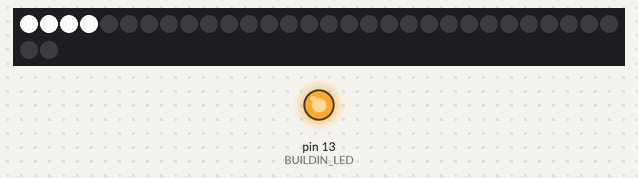
Recording of a sketch running on a simulated Arduino Uno, built with avr-gcc and run on an emulated ATmega328P. On the bench: 32 RGB LEDs in strip order, left to right, continuing on the next row, output pins drawn as LEDs (lit = HIGH). Random numbers use the default seed unless the sketch sets one; what the sketch prints to the serial monitor is not drawn.

Above: at 0.2 s.
At 53.1 s:
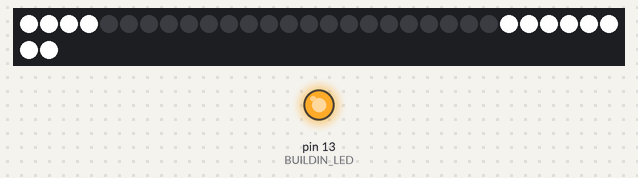
At 91.1 s:
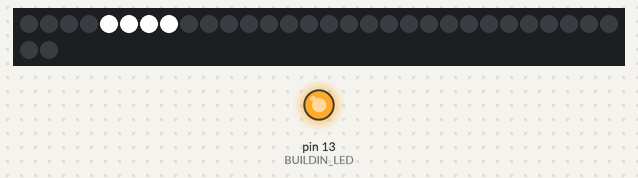
At 120.1 s:
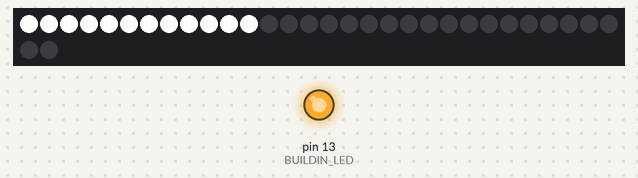

The sketch:

village-illumine-centre.ino.ino
```cpp
/*****************************************************************
            Illumination d'un village de maisons.
                PGL Coding & Making 2018

  L'état initial des maisons allumées ou éteintes est définit aléatoirement
  sur le tableau de toutes les maisons sauf pour celles qui sont en lumière fixe
  qui restent toujours allumées.

  Un timer déclenché toute les secondes vérifie s'il faut eteindre
  une maison allumée en parcourant toute la structure village et en
  vérifiant que le temps d'allumage est atteint
 *****************************************************************/
 #include <Adafruit_NeoPixel.h>

#ifdef __AVR__
#include <avr/power.h>
#endif

// Temps de cycle de maintien des LEDs min et max
// Ce temps défini toute la beauté du dispositif : éloge de la lenteur des changements !
#define WAIT_CYCLE_MIN 2
#define WAIT_CYCLE_MAX 30

#define BUILDIN_LED 13
#define DATA_PIN    3
#define LED_TYPE    NEOPIXEL
#define NUM_LEDS3   32 //12 //432
#define NB_MAISONS3 7 //4 //94

Adafruit_NeoPixel strip3 = Adafruit_NeoPixel(NUM_LEDS3, 3, NEO_GRB + NEO_KHZ800);

uint8_t gBrightness = 255;
int gTimeToChange = 1;

int r = 255; //80;
int g = 255; //160;
int b = 255; //40;

volatile byte seconds = 0;
int End_cycle_wait = 1;

// Structure Maison
typedef struct {
  int num_ilot;
  int num_maison;
  int num_deb;
  int num_fin;
  boolean fixe = false;
  boolean on = false;
} Maison;

Maison maisons[NB_MAISONS3];
int index_maison = 0; // index de la derniere maison allumée

Maison initMaison(int ilot, int maison, int deb, int fin) {
  Maison m;
  m.num_ilot = ilot;
  m.num_maison = maison;
  m.num_deb = deb;
  m.num_fin = fin;
  m.fixe = false;
  m.on = false; //par defaut on est à True si l'eclairage doit etre fixe
  return m;
}

void toggle_maison(int idx) {
  for (int i = maisons[idx].num_deb; i <= maisons[idx].num_fin; i++) {
    if (maisons[idx].on) {
      //leds[i] = CRGB::Black;
      strip3.setPixelColor(i, 0, 0, 0);
    } else {
      //leds[i] = gColor;
      strip3.setPixelColor(i, g, r, b);
    }
  }
  maisons[idx].on = !maisons[idx].on;
  //FastLED.show();
  strip3.show();
}

int get_random_index() {
  return random(0, NB_MAISONS3);
}

void writeDebug() {
  Serial.print(" Index #");
  Serial.print(index_maison);
  Serial.print(", Ilot #");
  Serial.print(maisons[index_maison].num_ilot);
  Serial.print(", Maison #");
  Serial.print(maisons[index_maison].num_maison);
  Serial.print(", - wait : ");
  Serial.print(End_cycle_wait);
  Serial.print( "s, ");
  if (maisons[index_maison].on) {
    Serial.print( "ON");
  } else {
    Serial.print( "OFF");
  }
}

void setup() {
  Serial.begin(9600);
  Serial.println();
  Serial.println("Setting up the village...");
  Serial.print(" -> "); Serial.print(NB_MAISONS3); Serial.println(" houses...");
  Serial.print(" -> "); Serial.print(NUM_LEDS3); Serial.println(" leds...");
  strip3.begin();
  strip3.setBrightness(gBrightness);
  // set master brightness control
  Serial.print(" -> Setting brigthness to "); Serial.println(gBrightness);

  /* Init des maisons du village */
  maisons[0] = initMaison(2, 1, 0, 3);
  maisons[1] = initMaison( 2, 2, 4, 7);
  maisons[2] = initMaison( 2, 3, 8, 11);
  maisons[3] = initMaison( 2, 4, 12, 15);
  maisons[4] = initMaison( 2, 5, 16, 19);
  maisons[5] = initMaison( 3, 1, 20, 23);
  maisons[6] = initMaison( 3, 2, 24, 31);

  Serial.print(" -> Setting timer...");
  // Init timer 1 pour Les changements d'état
  // initialize Timer1
  cli();          // disable global interrupts
  TCCR1A = 0;     // set entire TCCR1A register to 0
  TCCR1B = 0;     // same for TCCR1B

  // set compare match register to desired timer count:
  OCR1A = (1 / 6.4e-5) - 1; // = 15624; Une seconde.
  // turn on CTC mode:
  TCCR1B |= (1 << WGM12);
  // Set CS10 and CS12 bits for 1024 prescaler:
  TCCR1B |= (1 << CS10);
  TCCR1B |= (1 << CS12);
  // enable timer compare interrupt:
  TIMSK1 |= (1 << OCIE1A);
  // enable global interrupts:
  sei();
  Serial.println("Setup complete !\n\n");
    pinMode(BUILDIN_LED, OUTPUT);
  digitalWrite(BUILDIN_LED, HIGH);
}

void loop() {
}

/*
   Timer1 pour piloter les changement d'états des LEDs
*/
ISR(TIMER1_COMPA_vect)
{
  if (seconds == 0) {
    writeDebug();
  }
  seconds++;
  Serial.print(".");
  if (seconds == End_cycle_wait)
  {
    Serial.println("");
    seconds = 0;
    index_maison = get_random_index();
    toggle_maison(index_maison); // Allumage d'une maison
    End_cycle_wait = random(WAIT_CYCLE_MIN, WAIT_CYCLE_MAX);   // Calcul du prochain temps d'attente
  }
}
```
